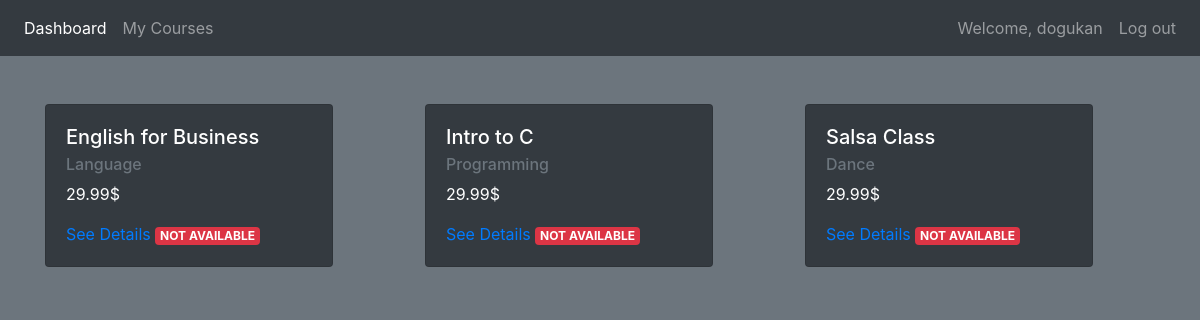
Before: / (signed in) with the older database file.
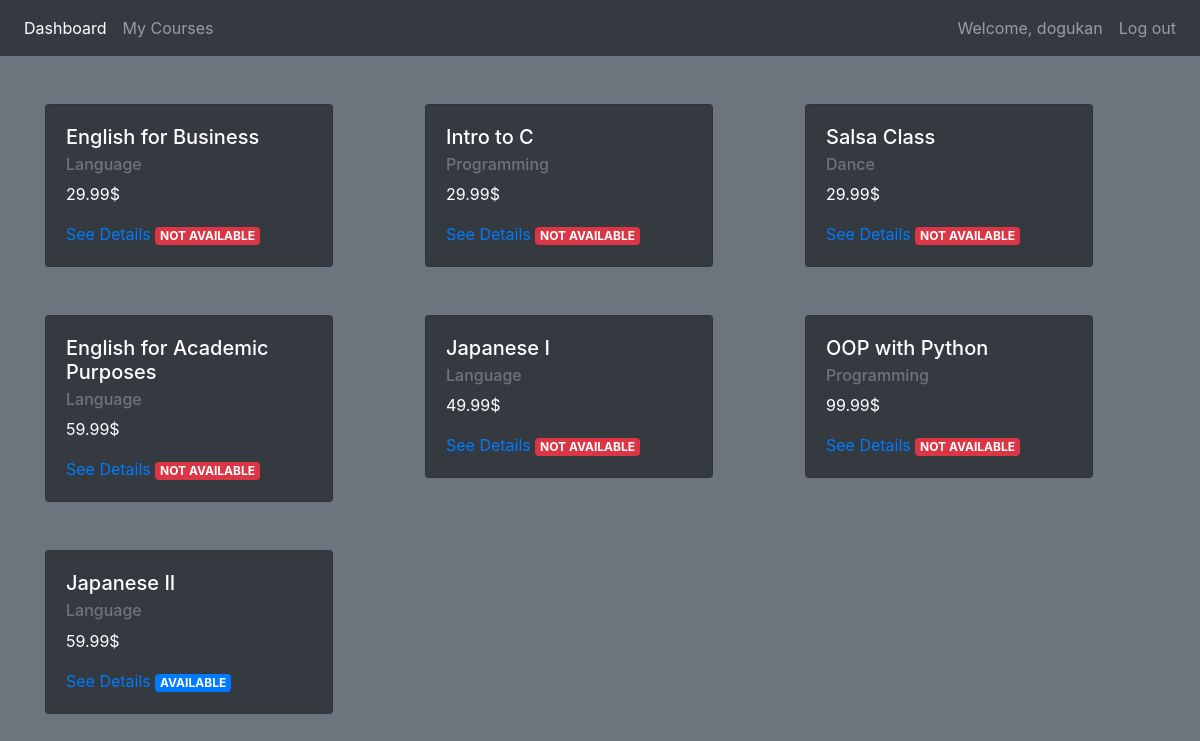
After: the same page with the newer database file.
### courses/models.py (models this page shows, shortened)
class Course(models.Model):
    DANCE = "Dance"
    PROG = "Programming"
    LANG = "Language"
    TYPES = [
        (DANCE, "Dance"),
        (PROG, "Programming"),
        (LANG, "Language"),
    ]
    name = models.CharField(max_length=100)
    desc = models.TextField()
    type = models.CharField(max_length=15, choices=TYPES, default=DANCE)
    due_date = models.DateTimeField()
    active = models.BooleanField(default=True)
    price = models.DecimalField(max_digits=5, decimal_places=2)
    students = models.ManyToManyField(User, blank=True)
    @property
    def is_past_due(self):
        return timezone.now() > self.due_date

### courses/views.py (the view)
# urls.py: path('', views.dashboard, name='dashboard'),
@login_required(login_url='login')
def dashboard(request):
    courses = Course.objects.all()
    return render(request, 'courses/dashboard.html', { 'courses':courses })

### courses/templates/courses/dashboard.html
{% extends 'courses/base.html' %}
{% block content %}
<div class="container pt-4">
    <div class="row">
    {% for course in courses %}
        <div class="col-sm py-4">
            <div class="card bg-dark text-white" style="width: 18rem;">
                <div class="card-body">
                    <h5 class="card-title">{{ course.name }}</h5>
                    <h6 class="card-subtitle mb-2 text-muted">{{ course.type }}</h6>
                    <p class="card-text">{{ course.price }}$</p>
                    <a href="{% url 'course_detail' course.id %}" class="card-link">See Details</a>
                    {% if course.is_past_due %}
                    <div class="badge badge-danger">
                        NOT AVAILABLE
                    </div>
                    {% else %}
                    <div class="badge badge-primary">
                        AVAILABLE
                    </div>
                    {% endif %}
                </div>
            </div>
        </div>
        {% endfor %}
    </div>
</div>
{% endblock %}

### courses/templates/courses/base.html (shortened to what this page needs)
{% load static %}
<!doctype html>
<html lang="en">
<head>
  <link rel="stylesheet" href="https://maxcdn.bootstrapcdn.com/bootstrap/4.0.0/css/bootstrap.min.css"
>
</head>
<body class="bg-secondary">
  <nav class="navbar navbar-expand-md navbar-dark bg-dark">
    <div class="navbar-collapse collapse w-100 order-1 order-md-0 dual-collapse2">
        <ul class="navbar-nav mr-auto">
            <li class="nav-item active">
                <a class="nav-link" href="{% url 'dashboard' %}">Dashboard</a>
            </li>
            <li class="nav-item">
                <a class="nav-link" href="{% url 'my_courses' %}">My Courses</a>
            </li>
        </ul>
    </div>
    <div class="navbar-collapse collapse w-100 order-3 dual-collapse2">
        <ul class="navbar-nav ml-auto">
            <li class="nav-item">
              <a class="nav-link" href="">Welcome, {{ request.user }}</a>
            </li>
            <li class="nav-item">
                <a class="nav-link" href="{% url 'logout' %}">Log out</a>
            </li>
        </ul>
    </div>
</nav>
  {% block content %}
  {% endblock %}
</body>
</html>

Changed rows visible on the page:
added Course: name "English for Academic Purposes", type "Language", price "59.99", shows "NOT AVAILABLE"
added Course: name "Japanese I", type "Language", price "49.99", shows "NOT AVAILABLE"
added Course: name "OOP with Python", type "Programming", price "99.99", shows "NOT AVAILABLE"
added Course: name "Japanese II", type "Language", price "59.99", shows "AVAILABLE"
